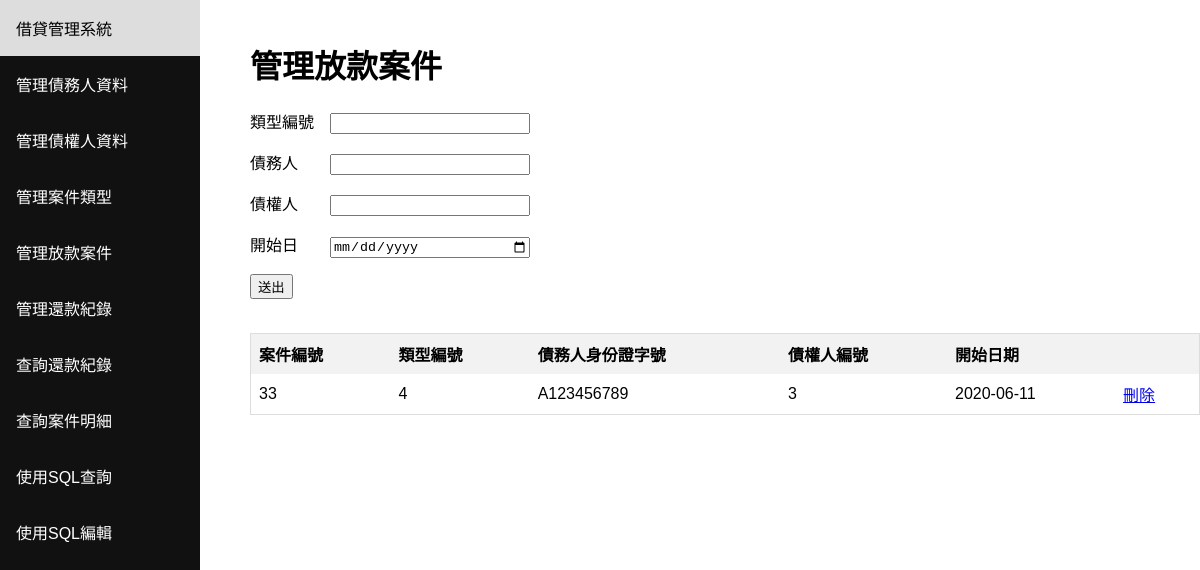
Page /project on the earlier database version.
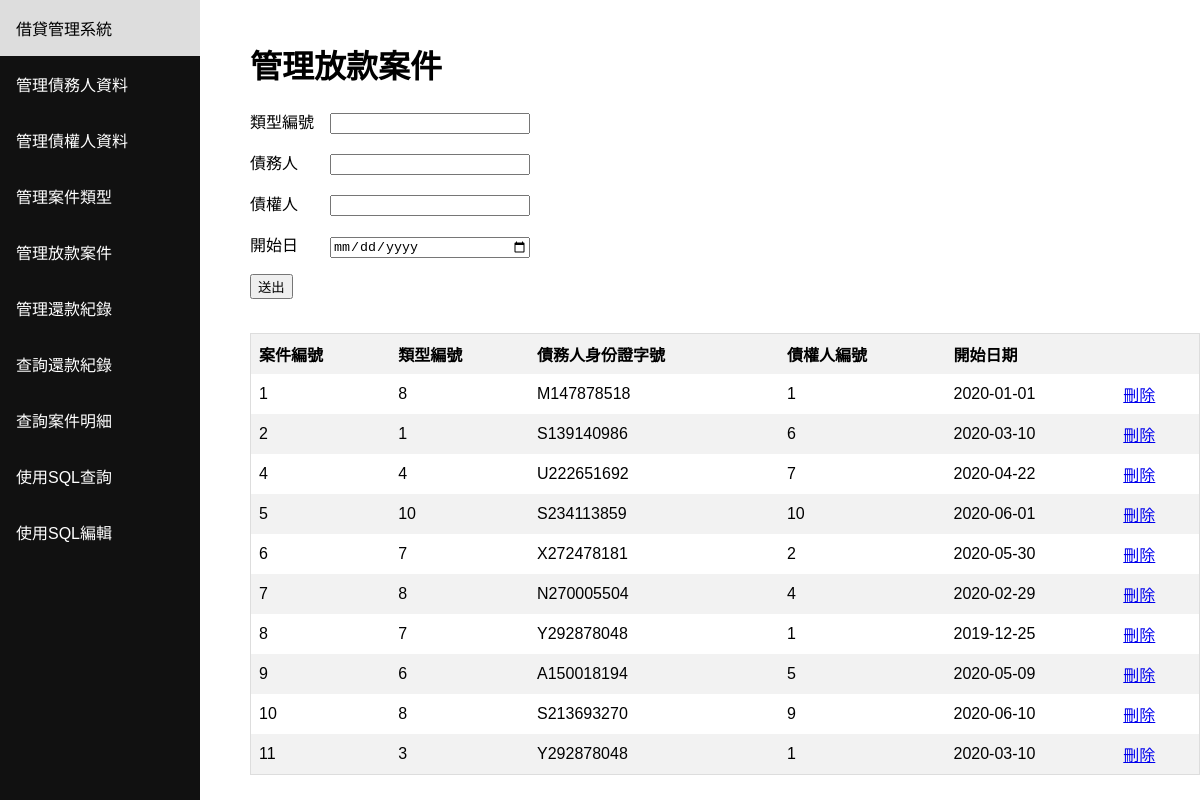
Same page on the later database version.
### tables this page shows
CREATE TABLE "LOAN_PROJECT" (
	"ProjectNumber"	INTEGER NOT NULL PRIMARY KEY AUTOINCREMENT UNIQUE,
	"TypeNumber"	INTEGER NOT NULL,
	"DebterID"	TEXT NOT NULL,
	"CreditorNumber"	INTEGER NOT NULL,
	"StartDate"	NUMERIC NOT NULL,
	FOREIGN KEY("DebterID") REFERENCES "DEBTER"("ID"),
	FOREIGN KEY("TypeNumber") REFERENCES "LOAN_PROJECT_TYPE"("TypeNumber")
);

### main.py (the view, shortened to what this page needs)
@app.route('/project', methods=['GET', 'POST'])
def project():
    types = get_query("select TypeNumber,TypeName, TotalPrinciple, NumberOfPeriod from LOAN_PROJECT_TYPE;")
    debters = get_query("select ID, Name from DEBTER;")
    creditors = get_query("select CreditorNumber, Name from CREDITOR;")
    table = get_query("select * from LOAN_PROJECT;")
    return render_template(
                'project.html',
                types=types,
                debters=debters,
                creditors=creditors,
                columns=['案件編號','類型編號','債務人身份證字號','債權人編號','開始日期'],
                table=table
            )

### main.py (called while the page is built)
def get_query(query , get_col=False):
    conn = sqlite3.connect('database.db')
    conn.row_factory = sqlite3.Row
    cur = conn.cursor()
    cur.execute(query)
    rows = cur.fetchall()
    conn.close()
    output = []
    cols = []
    for row in rows:
        temp = dict(row)
        output.append(list(temp.values()))
        if get_col: cols = list(temp.keys())
    if get_col:
        return output, cols
    return output

### templates/project.html (shortened to what this page needs)
<html><header><title>借貸管理系統</title></header><body><div class="sidenav"><a href="/">借貸管理系統</a><a href="/debter">管理債務人資料</a><a href="/creditor">管理債權人資料</a><a href="/project_type">管理案件類型</a><a href="/project">管理放款案件</a><a href="/period">管理還款紀錄</a><a href="/repayment_record">查詢還款紀錄</a><a href="/project_record">查詢案件明細</a><a href="/sql_search">使用SQL查詢</a><a href="/sql_edit">使用SQL編輯</a></div><div class="content"><h1>管理放款案件</h1><form method="POST" action=""><div>{% if edit %}<p>類型編號　<input id="TypeNumber" list="TypeNames" name="TypeNumber" autocomplete="off" style="width:200px" value="{{ data[0] }}"/><datalist id="TypeNames">{% for typenumber, typename, money, period in types %}<option name="{{ typenumber }}" value="{{ typenumber }} {{ typename }}: ${{ money }}, {{ period }}期"></option>{% endfor %}</datalist></p><p>債務人　　<input id="DebterID" list="Debters" name="DebterID" autocomplete="off" style="width:200px" value="{{ data[1] }}"/><datalist id="Debters">{% for id, name in debters %}<option name="{{ id }}" value="{{ id }} {{ name }}"></option>{% endfor %}</datalist></p><p>債權人　　<input id="CreditorNumber" list="Creditors" name="CreditorNumber" autocomplete="off" style="width:200px" value="{{ data[2] }}"/><datalist id="Creditors">{% for num, name in creditors %}<option name="{{ num }}" value="{{ num }} {{ name }}"></option>{% endfor %}</datalist></p><p>開始日　　<input name="StartDate" type="date" style="width:200px" value="{{ data[3] }}"/></p>{% else %}<p>類型編號　<input id="TypeNumber" list="TypeNames" name="TypeNumber" autocomplete="off" style="width:200px"/><datalist id="TypeNames">{% for typenumber, typename, money, period in types %}<option name="{{ typenumber }}" value="{{ typenumber }} {{ typename }}: ${{ money }}, {{ period }}期"></option>{% endfor %}</datalist></p><p>債務人　　<input id="DebterID" list="Debters" name="DebterID" autocomplete="off" style="width:200px"/><datalist id="Debters">{% for id, name in debters %}<option name="{{ id }}" value="{{ id }} {{ name }}"></option>{% endfor %}</datalist></p><p>債權人　　<input id="CreditorNumber" list="Creditors" name="CreditorNumber" autocomplete="off" style="width:200px"/><datalist id="Creditors">{% for num, name in creditors %}<option name="{{ num }}" value="{{ num }} {{ name }}"></option>{% endfor %}</datalist></p><p>開始日　　<input name="StartDate" type="date" style="width:200px"/></p>{% endif %}<p><input type="submit" value="送出"/></p></div><br/><div style="overflow-x:auto;"><table><thead><tr></tr>{% for column in columns %}<th>{{ column }}</th>{% endfor %}<th></th></thead><tbody>{% for row in table %}<tr>{% for item in row %}<td>{{ item }}</td>{% endfor %}<td><a href="/project/delete/{{ row[0] }}">刪除</a></td></tr>{% endfor %}</tbody></table></div></form></div></body></html>

Differences in the rows shown:
removed LOAN_PROJECT: row "33" "4" "3", DebterID "A123456789", StartDate "2020-06-11"
added LOAN_PROJECT: row "1" "8" "1", DebterID "M147878518", StartDate "2020-01-01"
added LOAN_PROJECT: row "2" "1" "6", DebterID "S139140986", StartDate "2020-03-10"
added LOAN_PROJECT: row "4" "4" "7", DebterID "U222651692", StartDate "2020-04-22"
added LOAN_PROJECT: row "5" "10" "10", DebterID "S234113859", StartDate "2020-06-01"
added LOAN_PROJECT: row "6" "7" "2", DebterID "X272478181", StartDate "2020-05-30"
added LOAN_PROJECT: row "7" "8" "4", DebterID "N270005504", StartDate "2020-02-29"
added LOAN_PROJECT: row "8" "7" "1", DebterID "Y292878048", StartDate "2019-12-25"
added LOAN_PROJECT: row "9" "6" "5", DebterID "A150018194", StartDate "2020-05-09"
added LOAN_PROJECT: row "10" "8" "9", DebterID "S213693270", StartDate "2020-06-10"
added LOAN_PROJECT: row "11" "3" "1", DebterID "Y292878048", StartDate "2020-03-10"
